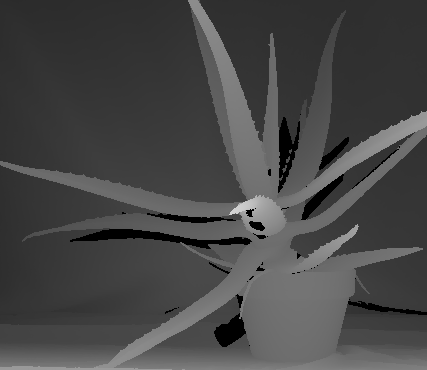
//> input picture ALL-2views/Aloe/disp1.png, 427 x 370 px
$ ./main   (built with g++ and OpenCV 4)
//> lines starting //> are read from the running program, lines starting //| are printed output that depends on the picture
#include <cstdio>
#include <iostream>
#include <opencv2/opencv.hpp>
#include <string>
#include <ctime>
#include <cstdlib>

#include "StereoMatching.hpp"

using namespace std;
using namespace cv;

const string img_name[] = {
    "Aloe", "Baby1", "Baby2", "Baby3",
    "Bowling1", "Bowling2", "Cloth1", "Cloth2",
    "Cloth3", "Cloth4", "Flowerpots",
    "Lampshade1", "Lampshade2", "Midd1", "Midd2",
    "Monopoly", "Plastic", "Rocks1", "Rocks2",
    "Wood1", "Wood2"
};


void
test_image_quality(string type)
{
//> called with type = "SSD"
    double average_rate_left = 0;
    double average_rate_right = 0;
    for (auto name : img_name)
    {
        Mat ground_truth_left = imread("ALL-2views/" + name + "/disp1.png");
//> ground_truth_left is the input picture: 370 rows x 427 cols, CV_8UC3; min 0, max 211, mean 70.3
        Mat ground_truth_right = imread("ALL-2views/" + name + "/disp5.png");
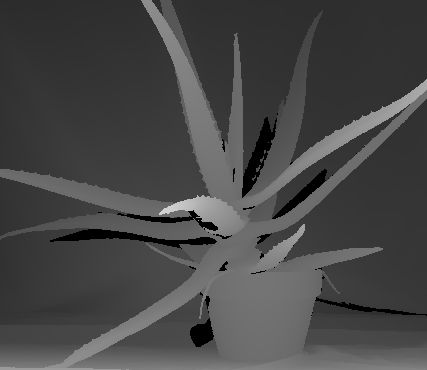
//> input picture ALL-2views/Aloe/disp5.png, 427 x 370 px
//> ground_truth_right is the input picture: 370 rows x 427 cols, CV_8UC3; min 0, max 211, mean 70.6
        Mat test_img_left = imread("result/" + name + "_disp1_" + type + ".png");
//> Aloe_disp1_SSD.png cannot be read in this run, so this picture is empty
        Mat test_img_right = imread("result/" + name + "_disp5_" + type + ".png");
//> Aloe_disp5_SSD.png cannot be read in this run, so this picture is empty

        ground_truth_left /= 3;
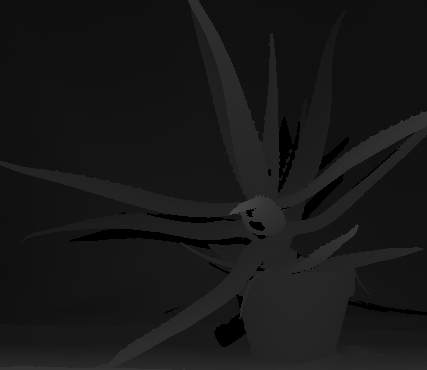
//> ground_truth_left: 370 rows x 427 cols, CV_8UC3; min 0, max 70, mean 23.4
        ground_truth_right /= 3;
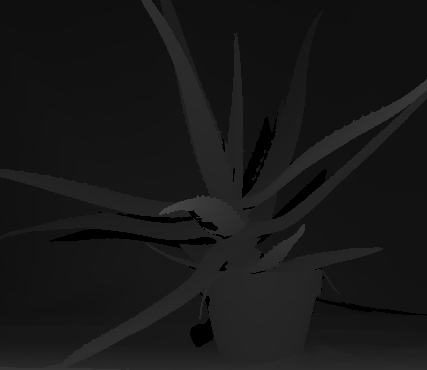
//> ground_truth_right: 370 rows x 427 cols, CV_8UC3; min 0, max 70, mean 23.5
        test_img_left /= 3;
        test_img_right /= 3;

        int width = ground_truth_left.size().width;
//> width = 427
        int height = ground_truth_left.size().height;
//> height = 370
        int bad_pixels_left = 0;
        int bad_pixels_right = 0;
        int count = 0;

//> (the run ends here: the program crashes, at `for (int y = 0; y < height; y++)`)
